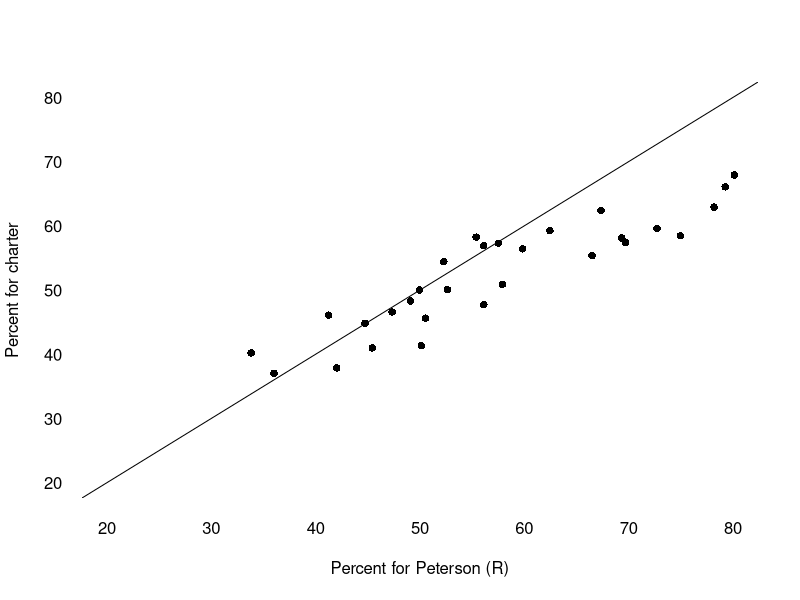

R code for this plot:

### Figure 4: Brockton scatterplot

dtaB <- read.csv('../data/brockton.csv')


dtaB$pctFor <- 100*dtaB$Yes/(dtaB$Yes+dtaB$No) #+dtaB$Blank
dtaB$pctRepMayor <- 100*dtaB$Peterson.R/(dtaB$Peterson.R+dtaB$Lucey.D)

pdf('../graphics/brocktonref.pdf')
plot(dtaB$pctRepMayor, dtaB$pctFor, xlim=c(20,80), ylim=c(20,80), axes=F, pch=16, xlab="Percent for Peterson (R)", ylab="Percent for charter")
abline(0,1)
axis(1, tick=F)
axis(2, tick=F, las=2)
dev.off()

# out.lm.brock <- lm(pctFor ~ pctRepMayor, data=dtaB)

# plot(dtaB$pctRepMayor, dtaB$pctFor, pch=16, main="Brockton 1955: Support for at-large plurality charter\nby support for Republican mayoral candidate", xlab="Proportion for Peterson (R)", ylab="Proportion for charter", bty="n", sub=paste0("B=", round(coef(summary(out.lm.brock))[2, "Estimate"], 2), " (",round(coef(summary(out.lm.brock))[2, "Std. Error"], 2),"), R2=", round(summary(out.lm.brock)$r.squared, 2)))

# abline(h=0.5, lty=3)
# abline(out.lm.brock, lty=1)
# text(x=0.38, y=0.51, "Win threshold", lty=2)

# dev.off()
